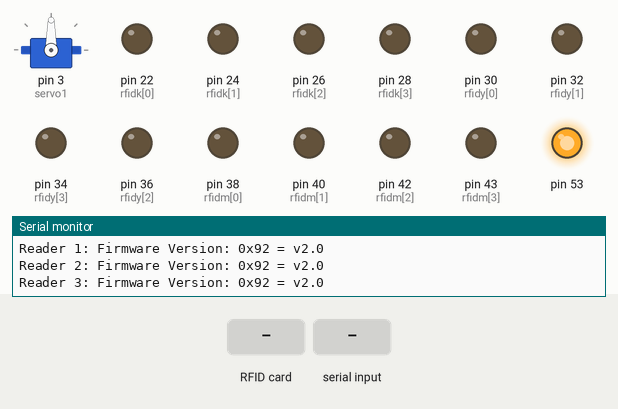
The sketch below on a simulated Arduino Mega 2560, built with avr-gcc and run on an emulated ATmega2560. Shown: servo, output pins drawn as LEDs (lit = HIGH), the last lines printed to the serial monitor. The test bench sets the inputs (shaded band).

Above: at 1.4 s.
1.5 s: RFID card 5E 7A 19 C4 held to the reader
At 2.5 s:
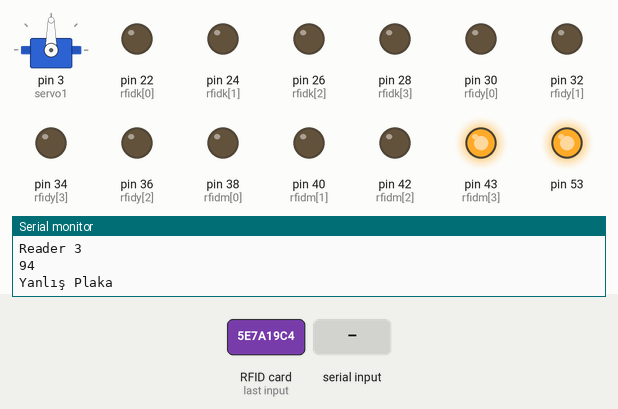
3.0 s: "b90\n" received over Serial
At 3.9 s:
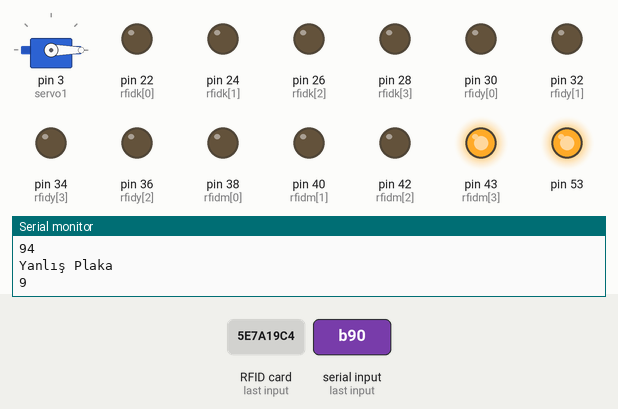
4.5 s: RFID card 5E 7A 19 C4 held to the reader
At 5.2 s:
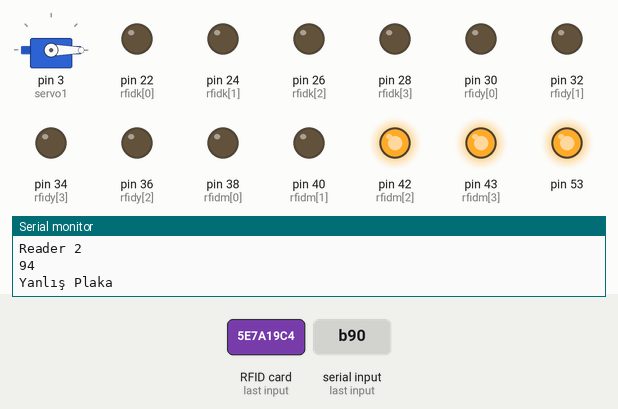
6.0 s: "c90\n" received over Serial
At 6.4 s:
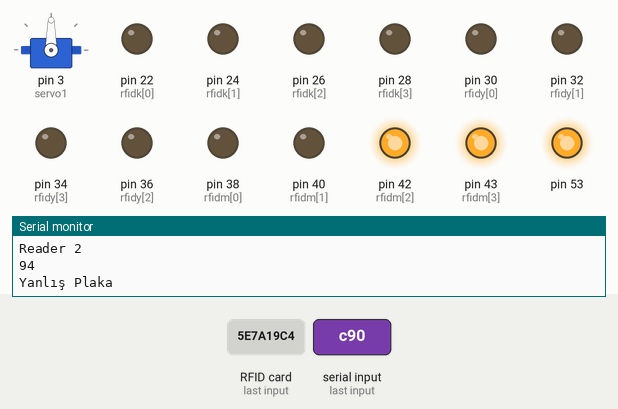
7.6 s: "b,45\n" received over Serial
At 8.8 s:
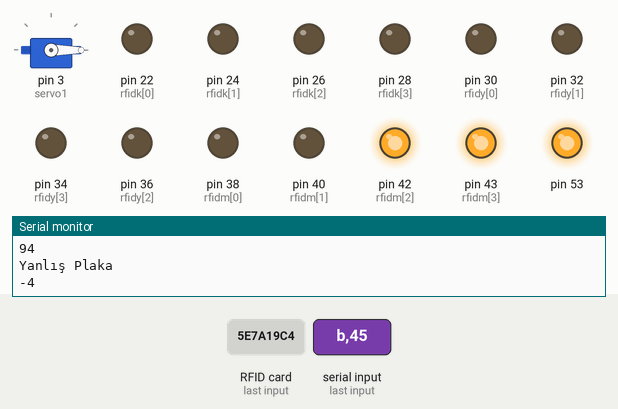
9.1 s: "c,45\n" received over Serial
At 9.8 s:
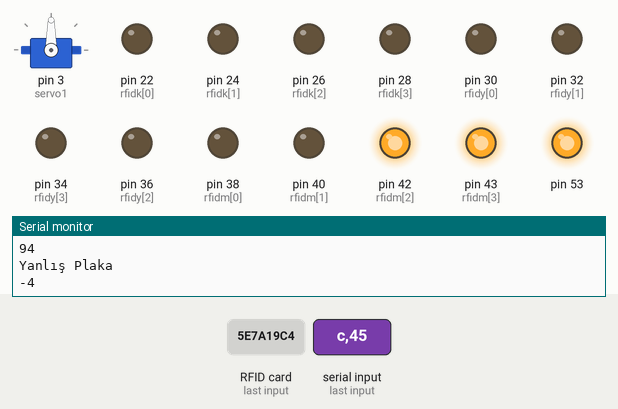
Timing chart, 0 to 11.6 s (numbered marks = the images above; inputs shaded):
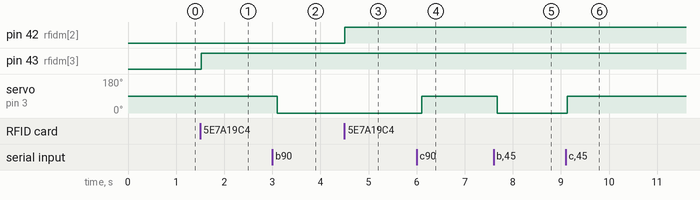

Measured:
- after the input at 1.5 s, pin 43 (rfidm[3]): LOW → HIGH at once
- after the input at 3.0 s, servo on pin 3 (servo1): 90° → 0° after 0.10 s
- after the input at 4.5 s, pin 42 (rfidm[2]): LOW → HIGH at once
- after the input at 6.0 s, servo on pin 3 (servo1): 0° → 90° after 0.10 s
- after the input at 7.6 s, servo on pin 3 (servo1): 90° → 0° after 0.08 s
- after the input at 9.1 s, servo on pin 3 (servo1): 0° → 90° at once

The sketch:

OtoparkOtomasyonu.ino
```cpp
#include<Servo.h>

Servo servo1;
#include <SPI.h>

#include <MFRC522.h>

#define DEBUG 0
#ifdef DEBUG
#define DEBUG_PRINT(x)  Serial.println(x)
#else
#define DEBUG_PRINT(x)
#endif

int aci;
char c;
const int trigPin = 46,
          echoPin = 47;
long mesafe;
long sure;
int aracNo = -1;
int ledcnt=4;

// PIN Numbers : RESET + SDAs
#define RST_PIN 5
#define SS_1_PIN 31
#define SS_2_PIN 33
#define SS_3_PIN 35
#define SS_4_PIN 37

// Led PINS
int rfidk[] = {22, 24, 26, 28};
int rfidy[] = {30, 32, 36, 34};
int rfidm[] = {38, 40, 42, 43};

int IDS[] = {107, 11, 219, 91};
#define NR_OF_READERS 4
byte ssPins[] = {
  SS_1_PIN,
  SS_2_PIN,
  SS_3_PIN,
  SS_4_PIN
};
MFRC522 mfrc522[NR_OF_READERS];
void setup() {
  servo1.attach(3);
  pinMode(trigPin, OUTPUT);
  pinMode(echoPin, INPUT);
  Serial.begin(9600); // Initialize serial communications with the PC
  while (!Serial); // Do nothing if no serial port is opened (added for Arduinos based on ATMEGA32U4)

  SPI.begin(); // Init SPI bus

  /* Initializing Inputs and Outputs */
  pinMode(46, OUTPUT);
  digitalWrite(46, LOW);
  pinMode(38, OUTPUT);
  digitalWrite(38, LOW);
  pinMode(36, OUTPUT);
  digitalWrite(36, LOW);
  for(int p=0; p<ledcnt; p++)
   {
       pinMode(rfidk[p], OUTPUT); // Set the mode to OUTPUT
   }
  for(int p=0; p<ledcnt; p++)
   {
       pinMode(rfidy[p], OUTPUT); // Set the mode to OUTPUT
   }
  for(int p=0; p<ledcnt; p++)
   {
       pinMode(rfidm[p], OUTPUT); // Set the mode to OUTPUT
   }

  /* looking for MFRC522 readers */
#ifdef DEBUG
  for (uint8_t reader = 0; reader < NR_OF_READERS; reader++) {
    mfrc522[reader].PCD_Init(ssPins[reader], RST_PIN);
    Serial.print(F("Reader "));
    Serial.print(reader);
    Serial.print(F(": "));
    mfrc522[reader].PCD_DumpVersionToSerial();
    //mfrc522[reader].PCD_SetAntennaGain(mfrc522[reader].RxGain_max);
  }
#endif

}
void parkyeri()
{
  for (uint8_t reader = 0; reader < NR_OF_READERS; reader++) {

    // Looking for new cards
    int newCardPresent = mfrc522[reader].PICC_IsNewCardPresent();
    int readSerialCard = mfrc522[reader].PICC_ReadCardSerial();
    if (newCardPresent && readSerialCard)
    {
#ifdef DEBUG
      Serial.print("Reader ");
      Serial.println(reader);
      Serial.println((int)*mfrc522[reader].uid.uidByte);//rfid nosunu ekrana bas
#endif
      int gelenAraba = (int) * mfrc522[reader].uid.uidByte; //gelen araba idsi
      if (gelenAraba == IDS[reader])//arac dogru yerdeyse calisir
      {
        digitalWrite(rfidk[reader], LOW);
        digitalWrite(rfidy[reader],HIGH);
        switch (reader) {
          case 0:

            break;
          case 2:

            break;
          default:
            break;
        }
      }

      else
      {
        digitalWrite(rfidm[reader], HIGH);
        DEBUG_PRINT("Yanlış Plaka");
      }
      *mfrc522[reader].uid.uidByte = 0;
    }
  }

}

void dump_byte_array(byte * buffer, byte bufferSize) {
  for (byte i = 0; i < bufferSize; i++) {
    Serial.print(buffer[i] < 0x10 ? " 0" : " ");
    Serial.print(buffer[i], HEX);
  }
}
void loop() {


  if (Serial.available())
  {
    c = Serial.read();
    if (c == 'e') {

      digitalWrite(trigPin, LOW);
      delayMicroseconds(2);
      digitalWrite(trigPin, HIGH);
      delayMicroseconds(10);

      digitalWrite(trigPin, LOW);
      sure = pulseIn(echoPin, HIGH); //süreyi hesaplıyoruz
      mesafe = sure / 58.2; //mesafeyi hesaplıyoruz
      Serial.println(mesafe);
    }
    else if (c == 'b')
    {
      aracNo = Serial.read() - '0';
      DEBUG_PRINT(aracNo);
      for (aci = 90; aci >= 0; aci -= 5) {
        servo1.write(aci);
      }
      if (aracNo >= 0) {
        digitalWrite(rfidk[aracNo], HIGH);
        aracNo = -1;
      }
    }
    else if (c == 'c') {
      for (aci = 0; aci <= 90; aci += 10) {
        servo1.write(aci);
      }
    }
  }
  parkyeri();

}
```
